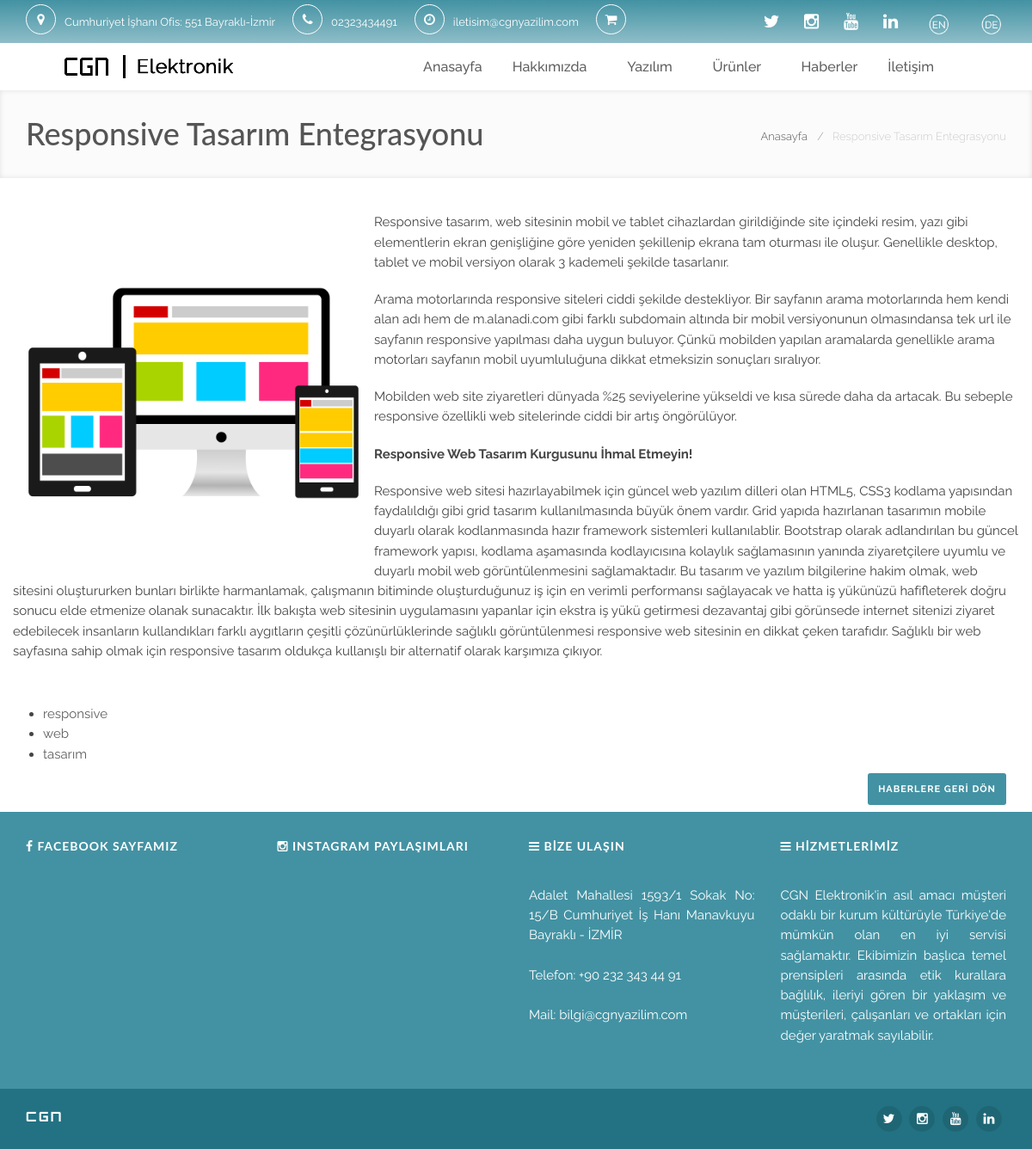
The page /news_detail.php?id=35 on the database its author committed.
### tables this page shows
CREATE TABLE `35cgnmenu` (
  `menu_id` int(11) NOT NULL,
  `menu_name` varchar(40) NOT NULL,
  `menu_show` varchar(40) NOT NULL,
  `menu_rank` int(11) NOT NULL,
  `content` text,
  `menu_title` varchar(100) NOT NULL,
  `keywords` varchar(100) NOT NULL,
  `description` varchar(255) NOT NULL,
  `menu_type` int(11) NOT NULL
);

CREATE TABLE `35cgnpress` (
  `id` int(11) NOT NULL,
  `desci` text,
  `date` datetime DEFAULT NULL,
  `link` varchar(300) DEFAULT NULL,
  `title` varchar(45) DEFAULT NULL,
  `keywords` varchar(255) NOT NULL
);

### news_detail.php (the view, shortened to what this page needs)
 <?php
    include("libraries/header.php");
    $sql = "select * from 35cgnpress WHERE id=".mysqli_real_escape_string($GLOBALS["___mysqli_ston_user"], $_GET['id']);
    $result = mysqli_query($GLOBALS["___mysqli_ston_user"], $sql) or die(mysqli_error($GLOBALS["___mysqli_ston_user"]));
    while($haberler = mysqli_fetch_array($result)){
        $title = $haberler['title'];
        $des = $haberler['desci'];
        $keywords=$haberler['keywords'];
    }
?>
    <div id="main-container">
    	<div class="content">
            <?php include("modules/hero_area.php"); ?>
            <div class="container">
                <div class="spacer-40"></div>
                <div class="row">
                    <div class="post-content">
                        <?php echo $des; ?>
                    </div>
                </div>
                <?php
                    $keywords=explode(',',$keywords);
                ?>
                <ul>
                    <?php
                    foreach ($keywords as $value) {
                        echo '<li><a href="news.php?filter='.$value.'">'.$value.'</a></li>';
                    }
                    ?>
                </ul>
                <a class='btn btn-primary btn-sm pull-right news-btn' href="./news.php">Haberlere geri dön</a>
            </div>
        </div>
    </div>
            <?php include("libraries/footer.php"); ?>

### modules/navmenu.php (shortened to what this page needs)
<?php
function tr_strtolower($text)
{
    $search=array("Ç","İ","I","Ğ","Ö","Ş","Ü");
    $replace=array("ç","i","ı","ğ","ö","ş","ü");
    $text=str_replace($search,$replace,$text);
    $text=strtolower($text);
    return $text;
}
$sql = "select * from 35cgnmenu where menu_type = 0 order by menu_rank ASC";
$result = mysqli_query($GLOBALS["___mysqli_ston_user"], $sql) or die(mysqli_error($GLOBALS["___mysqli_ston_user"]));
echo "<ul id=\"navigation\" class=\"dd-menu sf-menu\">";
while($row = mysqli_fetch_array($result)) {
    if(tr_strtolower($row['menu_name']) == 'anasayfa'  || tr_strtolower($row['menu_name']) == 'ana sayfa')
    {
        echo "<li><a href=\"./ \">".$row["menu_title"]."</a></li>";
    }
    else if(tr_strtolower($row['menu_name']) == tr_strtolower('ürünler')  || tr_strtolower($row['menu_name']) == tr_strtolower('ürünlerimiz'))
    {
        echo "<li><a href=\"category.php?uid=0\">".$row["menu_title"]."</a>";
        $sql4 = "select * from 35cgncategory where parent_id = 0 and id<> 0";
					$result4 = mysqli_query($GLOBALS["___mysqli_ston_user"],  $sql4 );
        if(mysqli_num_rows($result4) > 0)
        {
            echo "<ul>";
            echo "</ul></li>";
        }
        else
        {   echo "</li>";   }
    }
	else if(tr_strtolower($row['menu_name']) == 'galeri'  || tr_strtolower($row['menu_name']) == 'gallery')
    {   echo "<li><a href=\"gallery.php\">".$row["menu_title"]."</a></li>";  }
    else if(tr_strtolower($row['menu_name']) == 'projeler'  || tr_strtolower($row['menu_name']) == 'projelerimiz')
    {   echo "<li><a href=\"projects.php\">".$row["menu_title"]."</a></li>";    }
    else if(tr_strtolower($row['menu_name']) == 'referanslar'  || tr_strtolower($row['menu_name']) == tr_strtolower('referanslarımız'))
    {   echo "<li><a href=\"references_logos.php\">".$row["menu_title"]."</a></li>";    }
    else if(tr_strtolower($row['menu_name']) == tr_strtolower('iletişim') )
    {   echo "<li><a href=\"contact.php\">".$row["menu_title"]."</a></li>";    }
    else if(tr_strtolower($row['menu_name']) == 'haberler')
    {   echo "<li><a href=\"news.php\">".$row["menu_title"]."</a></li>";    }
    else
    {
        $sql3 = "SELECT * FROM 35cgnpage where menu_id=".$row['menu_id'];
        $result3 = mysqli_query($GLOBALS["___mysqli_ston_user"],  $sql3 );
        if(mysqli_num_rows($result3) > 0)
        {
            echo "<li><a href=\"page.php?menu=".$row['menu_id']."\">".$row["menu_title"]."</a><ul>";
            echo "</ul></li>";
        }
        else
        {   echo "<li><a href=\"page.php?menu=".$row['menu_id']."\">"."!-".$row["menu_title"]."</a></li>";   }
    }
}
echo "</ul>";
?>

### modules/hero_area.php
<div class="hero-area">
    <div class="page-header dark">
        <div class="container">
            <ol class="breadcrumb">
                <li><a href="./">Anasayfa</a></li>
                <li class="active"><?php echo $title ?></li>
            </ol>
            <h1><?php echo $title ?></h1>
        </div>
    </div>
</div>

### css/style.css (style rules this page uses)
html, body, div, span, applet, object, iframe, h1, h2, h3, h4, h5, h6, p, blockquote, pre, a, abbr, acronym, address, big, cite, code, del, dfn, em, img, ins, kbd, q, s, samp, small, strike, strong, sub, sup, tt, var, b, u, i, center, dl, dt, dd, ol, ul, li, fieldset, form, label, legend, table, caption, tbody, tfoot, thead, tr, th, td, article, aside, canvas, details, embed, figure, figcaption, footer, header, hgroup, menu, nav, output, ruby, section, summary, time, mark, audio, video { margin: 0; padding: 0; border: 0; font: inherit; font-size: 100%; color: #454545; }
body { line-height: 1; }
ol, ul { list-style: none; }
* { -webkit-box-sizing: border-box; -moz-box-sizing: border-box; box-sizing: border-box; outline:none; }
html, body { height: 100%; font-family: 'Raleway', sans-serif; font-weight:300; }
html, hmtl a { width:100%; font-size: 100%; -webkit-text-size-adjust: 100%; -ms-text-size-adjust: 100%; }
a { color:#5e5e5e; text-decoration: none; cursor: pointer; -webkit-transition:all 0.3s ease 0.2s; -moz-transition:all 0.3s ease 0.2s; -ms-transition:all 0.3s ease 0.2s; -o-transition:all 0.3s ease 0.2s; transition:all 0.3s ease 0.1s; }
img { max-width: 100%; }
img, object, embed, audio, video { max-width: 100%; }
img { height: auto; }
strong, .strong { font-weight: 700; }
p { margin: 0 0 20px; }
h1, h2, h3, h4, h5, h6 { margin:0 0 20px 0; color:#555; font-weight:700; line-height:1.5em; font-family: 'Lato', sans-serif; }
h1 { font-size:36px; }
ul { margin:10px 0 10px 20px; list-style-type:disc; }
ol { margin:10px 0 10px 30px; list-style-type: decimal; }
.spacer-40 { height:40px; clear:both; width:100%; }
body { background-color:#fff; font-size:15px; font-weight:400; line-height:1.55em; background-attachment:fixed; overflow-x:hidden; }
.header-style2 .dd-menu { float:right; }
.site-header-right .dd-menu > li { margin-left:35px; margin-right:0 }
.site-header-right .dd-menu > li > a { line-height:55px; font-weight: 500; font-size: 16px; }
.dd-menu { margin:0; list-style-type:none; display:block; }
.dd-menu > li { font-size:15px; font-weight:400; position:relative; display:inline-block; float:left; margin-right:35px; }
.dd-menu > li > a { display:block; color:#5e5e5e; line-height:60px; }
.content { padding: 0px; }
.home .content { padding-bottom:0; }
.page-header { border-bottom:0; margin:0; padding:50px 0; background:#fbfbfb; box-shadow: inset 0 0 6px rgba(0,0,0,.1); background-repeat:repeat; }
.page-header h1, .breadcrumb a { margin-bottom:0; color:#fff; }
.page-header .breadcrumb { margin-top:5px; }
.page-header.dark h1, .page-header.dark .breadcrumb a { color:#555; }
.page-header .breadcrumb { float:right; }
.page-header .breadcrumb li { color:#ccc; }
.post-content { margin-bottom:40px; }

### css/custom.css (style rules this page uses)
.page-header { padding:25px 0; }
h1,h2,h3,h4,h5,h6 { margin:0 0 20px 0; color:#555; font-weight:500; line-height:1.4em; }
.breadcrumb>li>a { color:black; }
.news-btn { margin-bottom: 1vh; }

### rows shown on the page
35cgnmenu: menu_title "Anasayfa"
35cgnmenu: menu_title "Hakkımızda"
35cgnmenu: menu_title "Yazılım"
35cgnmenu: menu_title "Ürünler"
35cgnmenu: menu_title "Haberler"
35cgnmenu: menu_title "İletişim"
35cgnpress: title "Responsive Tasarım Entegrasyonu", desci (picture), desci "Responsive tasarım, web sitesinin mobil ve tablet cihazlardan girildiğinde site içindeki resim, yazı gibi elementlerin ekran genişliğine göre yeniden şekillenip ekrana tam oturması ile oluşur. Genellikle desktop, tablet ve mobil versiyon olarak 3 kademeli şekilde tasarlanır. Arama motorlarında responsive siteleri ciddi şekilde destekliyor. Bir sayfanın arama motorlarında hem kendi alan adı hem de m.alanadi.com gibi farklı subdomain altında bir mobil versiyonunun olmasındansa tek url ile sayfanın responsive yapılması daha uygun buluyor. Çünkü mobilden yapılan aramalarda genellikle arama motorları sayfanın mobil uyumluluğuna dikkat etmeksizin sonuçları sıralıyor. Mobilden web site ziyaretleri…", keywords "responsive", keywords "web", keywords "tasarım"
